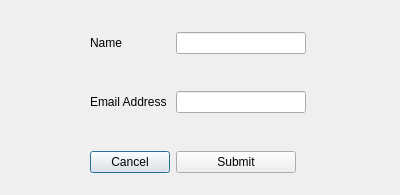
<?xml version="1.0" encoding="UTF-8"?>
<ui version="4.0">
 <class>Dialog</class>
 <widget class="QDialog" name="Dialog">
  <property name="geometry">
   <rect>
    <x>0</x>
    <y>0</y>
    <width>400</width>
    <height>195</height>
   </rect>
  </property>
  <property name="windowTitle">
   <string>Dialog</string>
  </property>
  <widget class="QWidget" name="">
   <property name="geometry">
    <rect>
     <x>90</x>
     <y>32</y>
     <width>216</width>
     <height>141</height>
    </rect>
   </property>
   <layout class="QFormLayout" name="formLayout">
    <item row="0" column="0">
     <widget class="QLabel" name="label_2">
      <property name="text">
       <string>Name</string>
      </property>
     </widget>
    </item>
    <item row="0" column="1">
     <widget class="QLineEdit" name="lineEdit"/>
    </item>
    <item row="2" column="0">
     <widget class="QLabel" name="label">
      <property name="text">
       <string>Email Address</string>
      </property>
     </widget>
    </item>
    <item row="2" column="1">
     <widget class="QLineEdit" name="lineEdit_2"/>
    </item>
    <item row="4" column="0">
     <widget class="QPushButton" name="pushButton_2">
      <property name="maximumSize">
       <size>
        <width>120</width>
        <height>16777215</height>
       </size>
      </property>
      <property name="text">
       <string>Cancel</string>
      </property>
     </widget>
    </item>
    <item row="4" column="1">
     <widget class="QPushButton" name="pushButton">
      <property name="maximumSize">
       <size>
        <width>120</width>
        <height>16777215</height>
       </size>
      </property>
      <property name="text">
       <string>Submit</string>
      </property>
     </widget>
    </item>
    <item row="1" column="1">
     <spacer name="verticalSpacer">
      <property name="orientation">
       <enum>Qt::Vertical</enum>
      </property>
      <property name="sizeHint" stdset="0">
       <size>
        <width>20</width>
        <height>40</height>
       </size>
      </property>
     </spacer>
    </item>
    <item row="3" column="1">
     <spacer name="verticalSpacer_2">
      <property name="orientation">
       <enum>Qt::Vertical</enum>
      </property>
      <property name="sizeHint" stdset="0">
       <size>
        <width>20</width>
        <height>40</height>
       </size>
      </property>
     </spacer>
    </item>
   </layout>
  </widget>
 </widget>
 <resources/>
 <connections/>
</ui>
